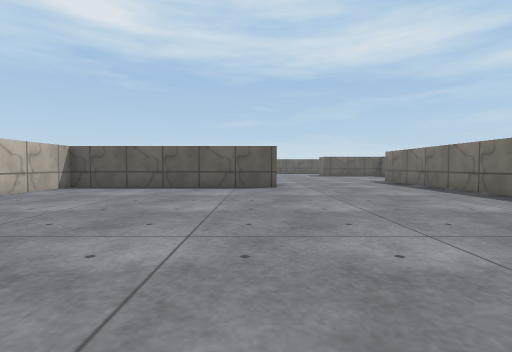
[1] (above)

23 first-person views from a walk through a scene from a Unity 3-D project. The camera is 0.51 m above the floor, tilts 2° down and sees 85° across. The floor is counted in squares, 1 m on a side. Each view is taken from the middle of a square. On the plan, view 1 faces up. The plan holds only what a view shows up to about 9 squares ahead; the rest is blank. The player is left out. Some animated figures are not drawn. Surface patterns are stand-ins for the level's own textures.

[2]
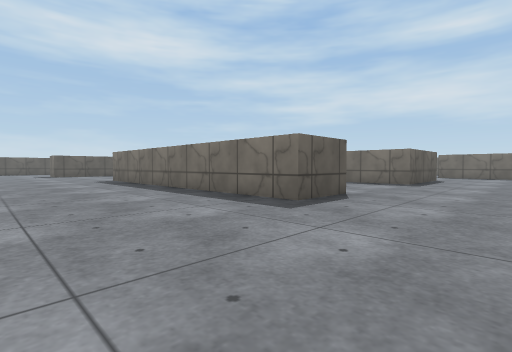

[3]
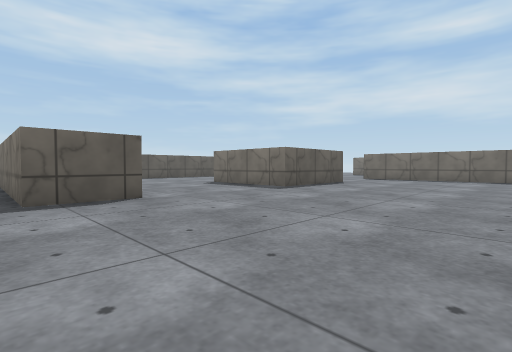

[4]
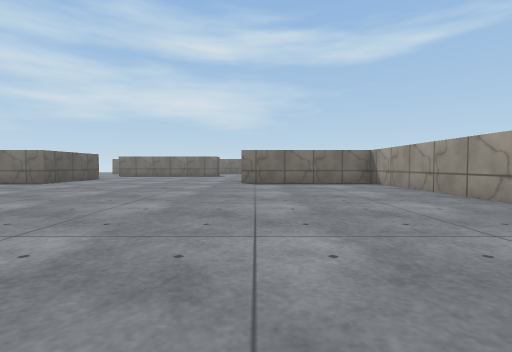

[5]
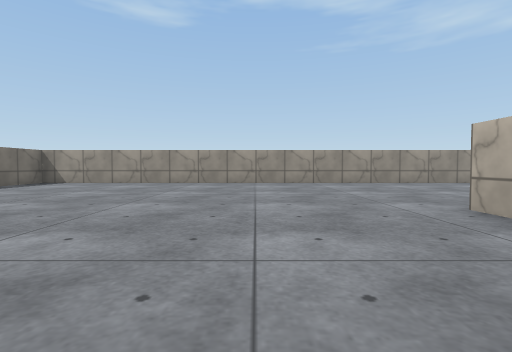

[6]
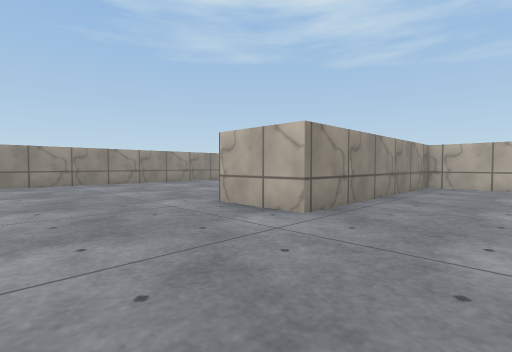

[7]
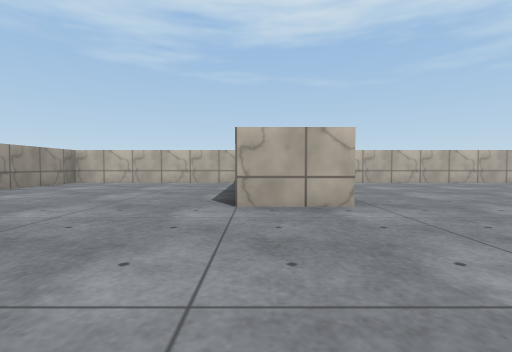

[8]
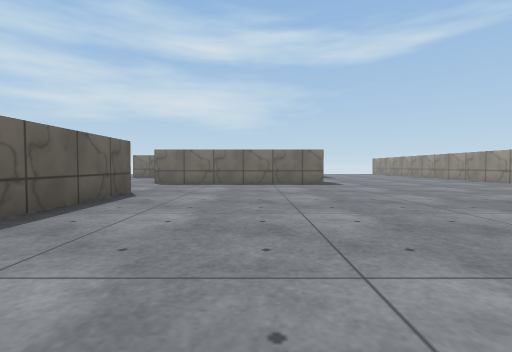

[9]
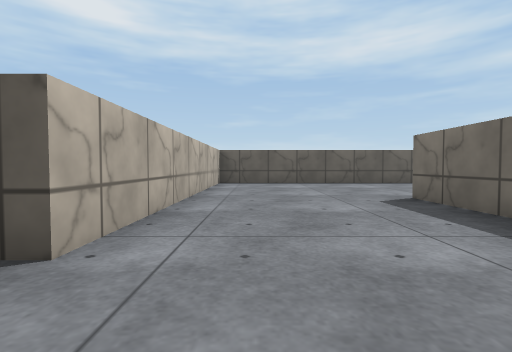

[10]
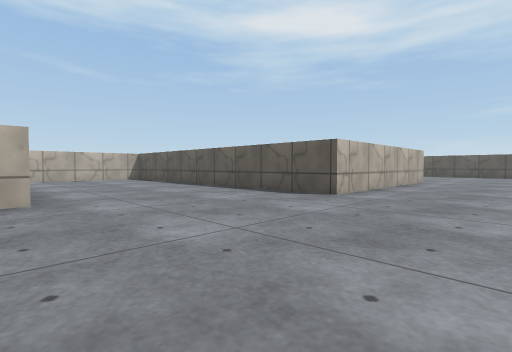

[11]
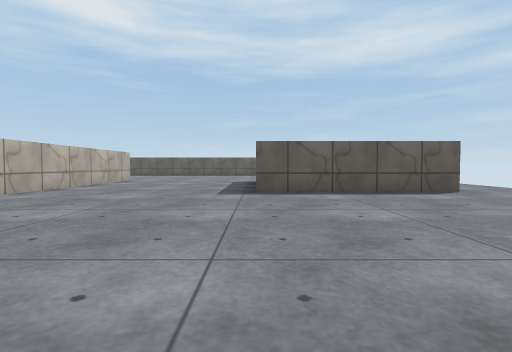

[12]
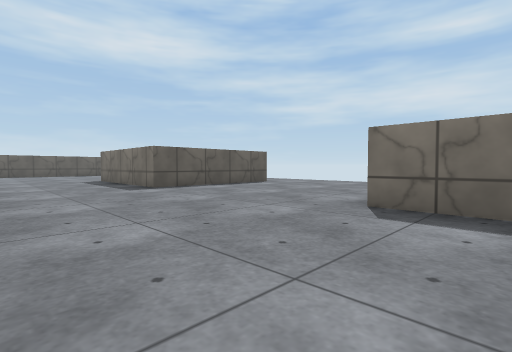

[13]
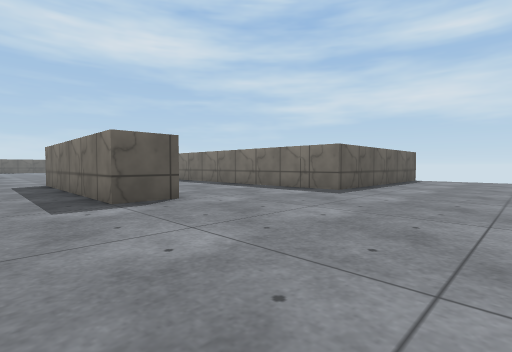

[14]
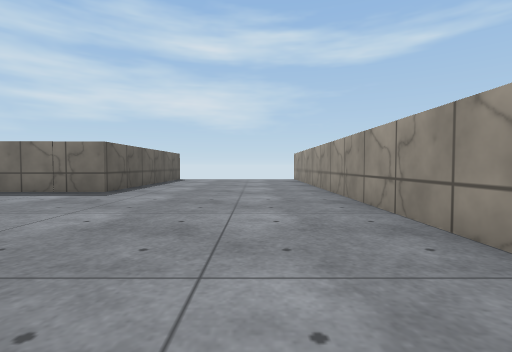

[15]
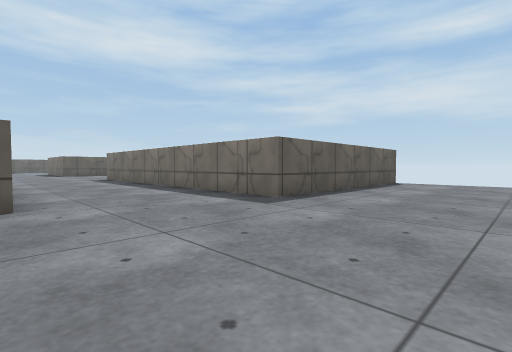

[16]
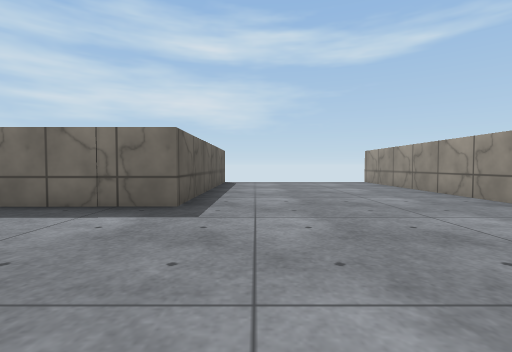

[17]
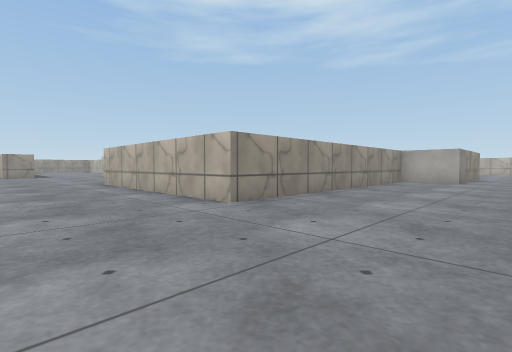

[18]
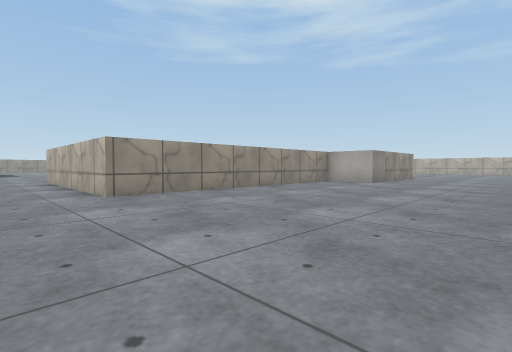

[19]
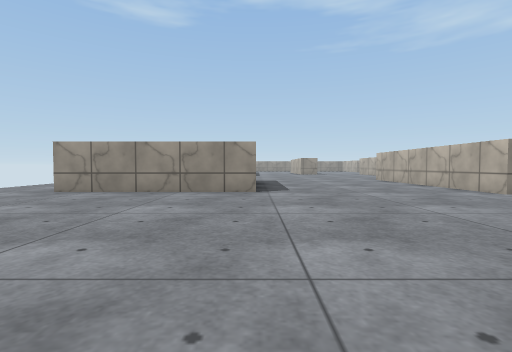

[20]
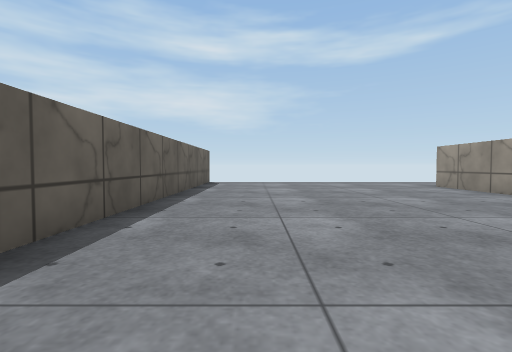

[21]
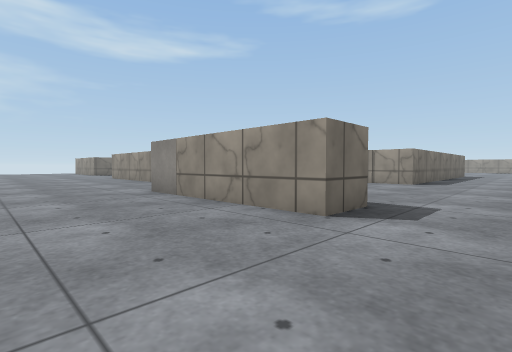

[22]
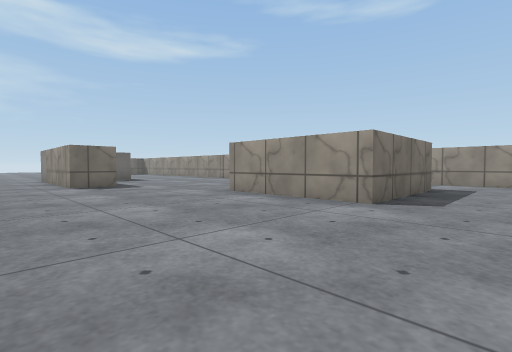

[23]
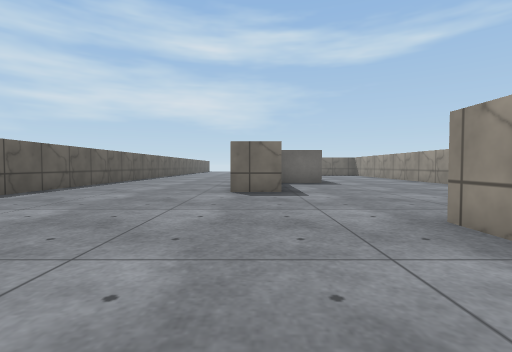

### Floor plan
Points are (right, up) in squares from view 1. A wall is a line through its corners. A room is listed if a view was taken in it or the views show most of it. See-through windows are left out.
Room 1 (views 1, 2, 3, 4, 5, 6, 7, 8, 9, 10, 11, 12, 13, 14, 15, 16, 17, 18, 19, 20, 21, 22, 23)
walls: (12.5, 1.5) (9.5, 1.5) (9.5, 4.5); (7.5, 14) (14.5, 14) (14.5, 8.5) (5.9, 8.5) (5.9, 1.5) (4.4, 1.5) (4.4, 9.5) (7, 9.5); (0.5, 6.7) (-4.5, 6.7) (-4.5, -1.8) (0.5, -1.8) (0.5, -3.4); (16.4, -3) (15.3, -3) (15.3, 2); (3.5, 14.4) (3.5, 15.5) (6.5, 15.5); (19, 13.5) (23, 13.5); (-2.5, 10.2) (-2.5, 13.2) (0.6, 13.2); (23.1, 9.5) (19, 9.5) (19, 12.8); (-3.6, 8.2) (-2, 8.2); (15.1, -8.5) (25, -8.5); (7.1, 19.5) (2.9, 19.5); (-4.5, -3.5) (-4.5, -8.5) (9.5, -8.5) (9.5, -4.5); (25, -4) (19.5, -4) (19.5, 4.5); (25, 19.5) (17.6, 19.5)
objects: block (7, 13) to (7, 15)

Where each view was taken, in squares from view 1:
view 1: 0 up, 0 right, facing up
view 2: 1 down, 1 right, facing up-right
view 3: 3 down, 4 right, facing up-right
view 4: 5 down, 1 right, facing right
view 5: 0 up, 3 right, facing down
view 6: 0 up, 3 right, facing down-left
view 7: 3 down, 4 right, facing left
view 8: 1 down, 7 right, facing right
view 9: 0 up, 7 right, facing up
view 10: 4 up, 17 right, facing up-left
view 11: 4 up, 19 right, facing up
view 12: 3 up, 16 right, facing up-right
view 13: 7 down, 14 right, facing up-right
view 14: 7 down, 14 right, facing right
view 15: 7 down, 16 right, facing up-right
view 16: 5 down, 16 right, facing right
view 17: 17 up, 17 right, facing down-left
view 18: 19 up, 16 right, facing down-left
view 19: 19 up, 19 right, facing down
view 20: 18 up, 16 right, facing right
view 21: 18 up, 2 right, facing down-right
view 22: 17 up, 4 left, facing down-right
view 23: 15 up, 2 left, facing right
